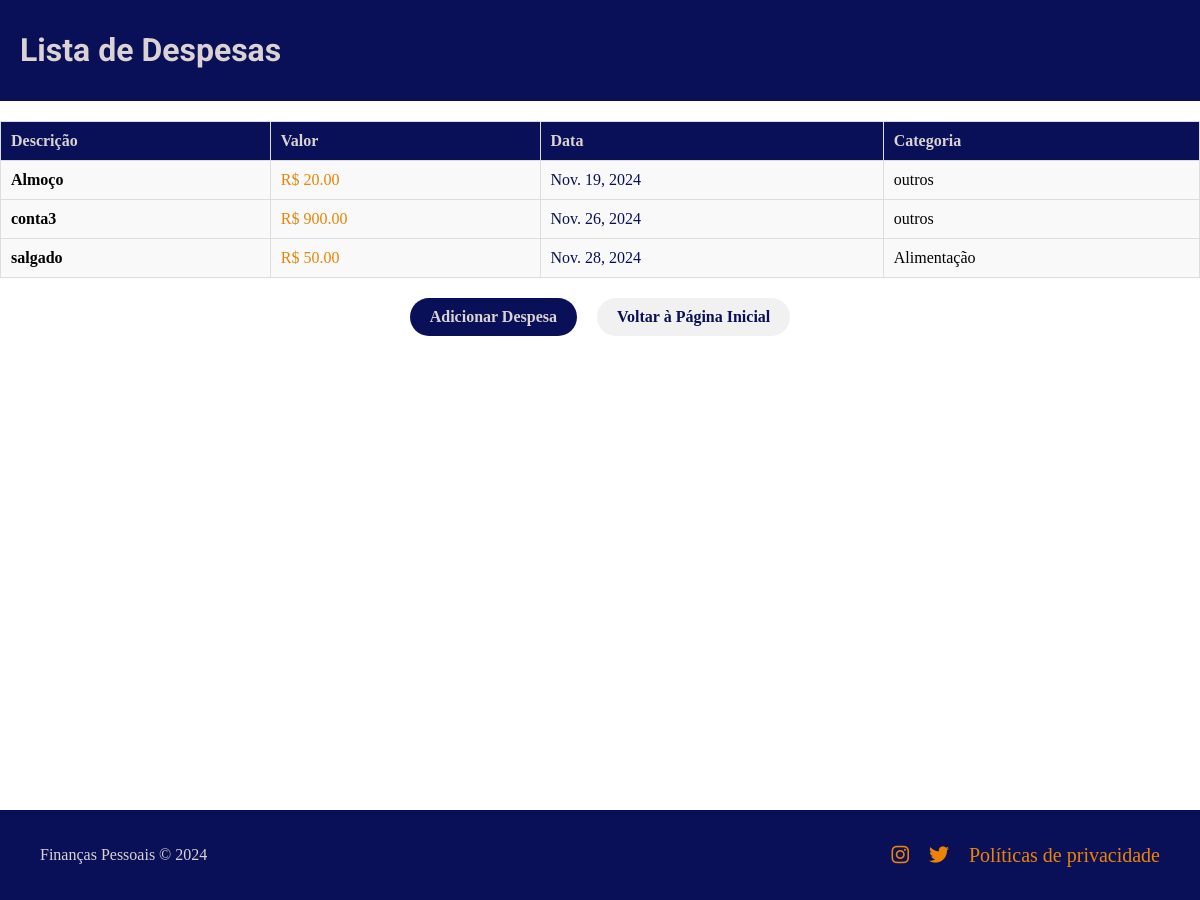
The page /listar_despesas/ (signed in) on the database its author committed.
### core/models.py (models this page shows, shortened)
class Despesa(models.Model):
    CATEGORIAS = [
        ('lazer', 'Lazer'),
        ('saude', 'Saúde'),
        ('alimentacao', 'Alimentação'),
        ('transporte', 'Transporte'),
        ('habituacao', 'Habitação'),
    ]
    usuario = models.ForeignKey(User, on_delete=models.CASCADE)
    valor = models.DecimalField(max_digits=10, decimal_places=2)
    data = models.DateField()
    categoria = models.CharField(max_length=20, choices=CATEGORIAS)  # Campo para escolher a categoria
    descricao = models.CharField(max_length=200, blank=True)

### core/views.py (the view)
# urls.py: path('listar_despesas/', views.listar_despesas, name='listar_despesas'),
@login_required
def listar_despesas(request):
    despesas = Despesa.objects.filter(usuario=request.user)
    return render(request, 'core/listar_despesas.html', {'despesas': despesas})

### core/templates/core/listar_despesas.html (shortened to what this page needs)
<!DOCTYPE html>
<html lang="pt-br">
<head>
    <link href="https://cdnjs.cloudflare.com/ajax/libs/font-awesome/6.0.0-beta3/css/all.min.css" rel="stylesheet">
    {% load static %}
    <link rel="stylesheet" href="{% static 'core/styles.css' %}">
</head>
<body>
    <div class="container">
        <header>
            <h1>Lista de Despesas</h1>
        </header>
        <div class="table-container">
            <table class="despesas-table">
                <thead>
                    <tr>
                        <th>Descrição</th>
                        <th>Valor</th>
                        <th>Data</th>
                        <th>Categoria</th>
                    </tr>
                </thead>
                <tbody>
                    {% for despesa in despesas %}
                        <tr class="despesa-item">
                            <td class="descricao">{{ despesa.descricao }}</td>
                            <td class="valor">R$ {{ despesa.valor|floatformat:2 }}</td>
                            <td class="data">{{ despesa.data }}</td>
                            <td class="categoria">{{ despesa.get_categoria_display }}</td>
                        </tr>
                    {% empty %}
                        <tr>
                            <td colspan="4" class="no-expenses">Nenhuma despesa registrada.</td>
                        </tr>
                    {% endfor %}
                </tbody>
            </table>
        </div>
        <div class="actions">
            <a href="{% url 'cadastrar_despesa' %}" class="btn">Adicionar Despesa</a>
            <a href="{% url 'home' %}" class="btn btn-secondary">Voltar à Página Inicial</a>
        </div>
    </div>
    <footer>
        <div class="footer-content">
            <div class="footer-text">
                <p>Finanças Pessoais &copy; 2024</p>
            </div>
            <ul class="footer-links">
                <li><a href="https://www.instagram.com/seu_usuario" target="_blank">
                    <i class="fab fa-instagram"></i>
                </a></li>
                <li><a href="https://twitter.com/seu_usuario" target="_blank">
                    <i class="fab fa-twitter"></i>
                </a></li>
                <li><a href="https://www.google.com">Políticas de privacidade</a></li>
            </ul>
        </div>
    </footer>
</body>
</html>

### core/static/core/styles.css (style rules this page uses)
header { background-color: #091057; color: #DBD3D3; padding: 10px 20px; display: flex; justify-content: space-between; align-items: center; }
h1 { flex-grow: 1; text-align: left; font-family: 'Roboto', sans-serif; }
body { margin: 0; padding: 0; min-height: 100vh; display: flex; flex-direction: column; padding-bottom: 100px; }
footer { position: fixed; bottom: 0; left: 0; width: 100%; background-color: #091057; color: #DBD3D3; padding: 20px 40px; text-align: center; box-sizing: border-box; z-index: 10; }
footer .footer-content { display: flex; justify-content: space-between; align-items: center; width: 100%; flex-wrap: wrap; }
footer .footer-links { display: flex; gap: 20px; list-style: none; padding: 0; margin: 0; flex-wrap: wrap; }
footer .footer-links li { display: inline-block; }
footer .footer-links a { color: #EC8305; text-decoration: none; font-size: 20px; }
footer .footer-text p { white-space: nowrap; overflow: hidden; text-overflow: ellipsis; }
.actions { display: flex; justify-content: center; gap: 20px; margin-top: 20px; }
.actions .btn { background-color: #091057; color: #DBD3D3; padding: 10px 20px; border-radius: 40px; text-decoration: none; font-weight: bold; text-align: center; transition: background-color 0.3s ease, transform 0.3s ease; }
.actions .btn-secondary { background-color: #f1f1f1; color: #091057; }
.despesas-table, .receitas-table { width: 100%; border-collapse: collapse; margin-top: 20px; }
.despesas-table th, .receitas-table th, .despesas-table td, .receitas-table td { padding: 10px; text-align: left; border: 1px solid #ddd; }
.despesas-table th, .receitas-table th { background-color: #091057; color: #DBD3D3; }
.despesas-table td, .receitas-table td { background-color: #f9f9f9; }
.despesas-table .descricao, .receitas-table .descricao { font-weight: bold; }
.despesas-table .valor, .receitas-table .valor { color: #EC8305; }
.despesas-table .data, .receitas-table .data { color: #091057; }

### rows shown on the page
Despesa: descricao "Almoço", valor "20.00", data "Nov. 19, 2024", categoria "outros"
Despesa: descricao "conta3", valor "900.00", data "Nov. 26, 2024", categoria "outros"
Despesa: descricao "salgado", valor "50.00", data "Nov. 28, 2024", categoria "Alimentação"
